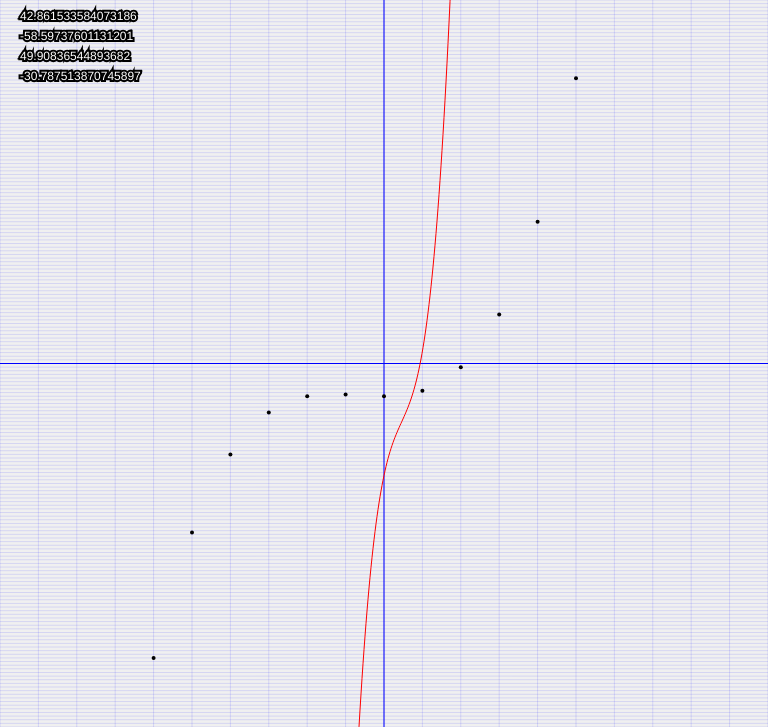
Frame 1 (no input)
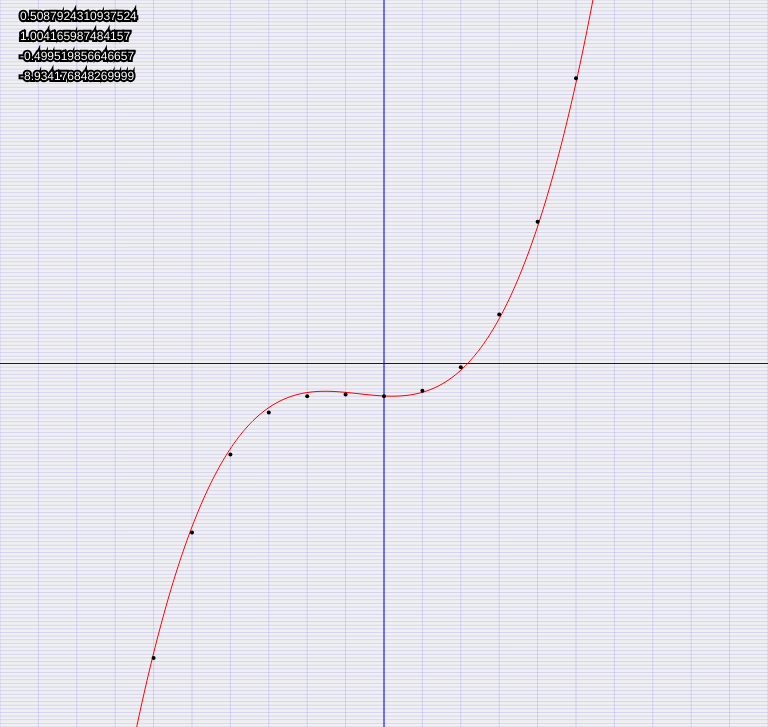
Frame 60 (no input)
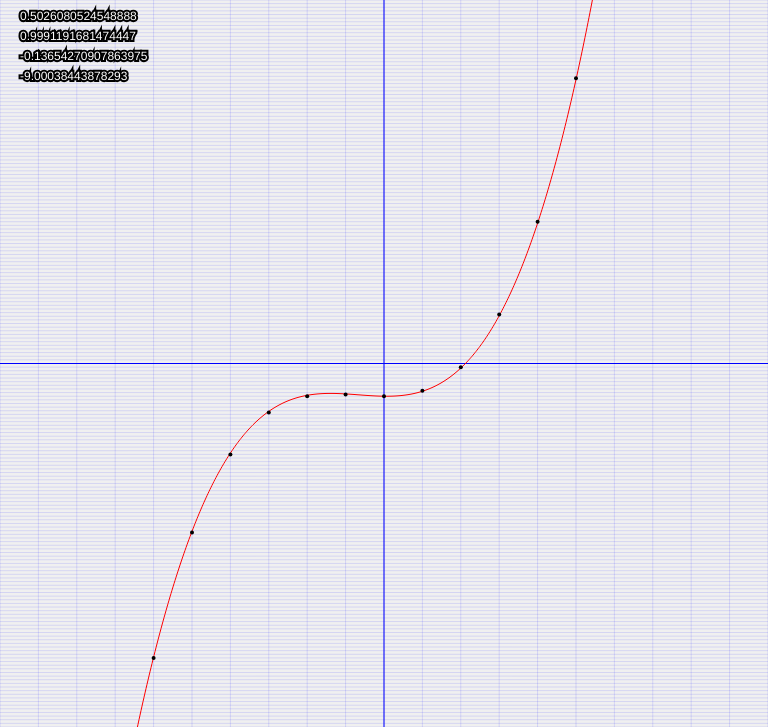
Frame 120 (the mouse pressed at the canvas centre since frame 60)

The p5.js sketch that drew these frames (run headless with seeded random() and noise() and a simulated clock; from frame 60 on, the mouse is pressed at the canvas centre):

// p5.js sketch
// ── sketch.js
const SPEED = 100;

const XMIN = -10;
const XMAX = 10;
const YMIN = -100;
const YMAX = 100;

const WINDOW_WIDTH = 768;
const WINDOW_HEIGHT = 727;

let SCREEN_X0;
let SCREEN_Y0;

let POINTS = [];

let MIN_COEF = -100;
let MAX_COEF = 100;
let COEF_COUNT = 4
let COEFS = [];

let MOVE_MUTATION_RATE = 1 / 10;
let REPLACE_MUTATION_RATE = 1 / 50;

function setup()
{
    createCanvas(WINDOW_WIDTH, WINDOW_HEIGHT);
    let ps = wordlToScreen(0, 0);
    SCREEN_X0 = ps.x;
    SCREEN_Y0 = ps.y;
    for(let j = 0; j < COEF_COUNT; j++) {
        COEFS.push(random(MIN_COEF, MAX_COEF));
    }
    for(let x = XMIN; x <= XMAX; x++)
    {
        let y = 0.5 * x * x * x + x * x - 9;
        POINTS.push({x, y});
    }
}

function draw()
{
    background(240);
    stroke(0, 0, 255, 30);
    strokeWeight(1);
    for(let x = XMIN; x <= XMAX; x++)
    {
        let ps = wordlToScreen(x, 0);
        line(ps.x, 0, ps.x, WINDOW_HEIGHT);
    }
    for(let y = YMIN; y <= YMAX; y++)
    {
        let ps = wordlToScreen(0, y);
        line(0, ps.y, WINDOW_WIDTH, ps.y);
    }
    stroke(0, 0, 255);
    line(SCREEN_X0, 0, SCREEN_X0, WINDOW_HEIGHT);
    line(0, SCREEN_Y0, WINDOW_WIDTH, SCREEN_Y0);
    stroke(255, 0, 0);
    noFill();
    beginShape();
    for(let i = 0; i < WINDOW_WIDTH; i++)
    {
        let pw = screenToWorld(i, 0);
        pw.y = 0;
        for(let j = 0; j < COEF_COUNT; j++) {
            pw.y += COEFS[j] * pow(pw.x, COEF_COUNT - j - 1);
        }
        let ps = wordlToScreen(pw.x, pw.y);
        vertex(ps.x, ps.y);
    }
    endShape();
    strokeWeight(4);
    stroke(0);
    fill(255);
    for(let i = 0; i < POINTS.length; i++)
    {
        let pw = POINTS[i];
        let ps = wordlToScreen(pw.x, pw.y);
        point(ps.x, ps.y);
    }
    for(let i = 0; i < COEF_COUNT; i++)
    {
        text(COEFS[i], 20, 20 * (i + 1));
    }
    for(let i = 0; i < SPEED; i++)
    {
        while(!mutate());
    }
}

function wordlToScreen(x, y)
{
    x = (x - XMIN) * WINDOW_WIDTH / (XMAX - XMIN)
    y = WINDOW_HEIGHT - (y - YMIN) * WINDOW_HEIGHT / (YMAX - YMIN)
    return {x, y};
}

function screenToWorld(x, y)
{
    x = XMIN + x / WINDOW_WIDTH * (XMAX - XMIN);
    y = -(YMIN + (y - WINDOW_HEIGHT) / WINDOW_HEIGHT * (YMAX - YMIN));
    return {x, y};
}

function getFitness()
{
    let fitness = 0;
    for(let i = 0; i < POINTS.length; i++)
    {
        let pw = POINTS[i];
        let y = 0;
        for(let j = 0; j < COEF_COUNT; j++) {
            y += COEFS[j] * pow(pw.x, COEF_COUNT - j - 1);
        }
        fitness += abs(POINTS[i].y - y);
    }
    return fitness;
}

function mutate()
{
    let old_coefs = COEFS.slice();
    let old_Fitness = getFitness();
    var flag = false;
    for(let i = 0; i < COEF_COUNT; i++)
    {
        if(random() < MOVE_MUTATION_RATE)
        {
            COEFS[i] += random(-1, 1);
            flag = true;

        }
        if(random() < REPLACE_MUTATION_RATE)
        {
            COEFS[i] = random(MIN_COEF, MAX_COEF);
            flag = true;
        }
    }
    if(old_Fitness < getFitness()) COEFS = old_coefs;
    return flag;
}
